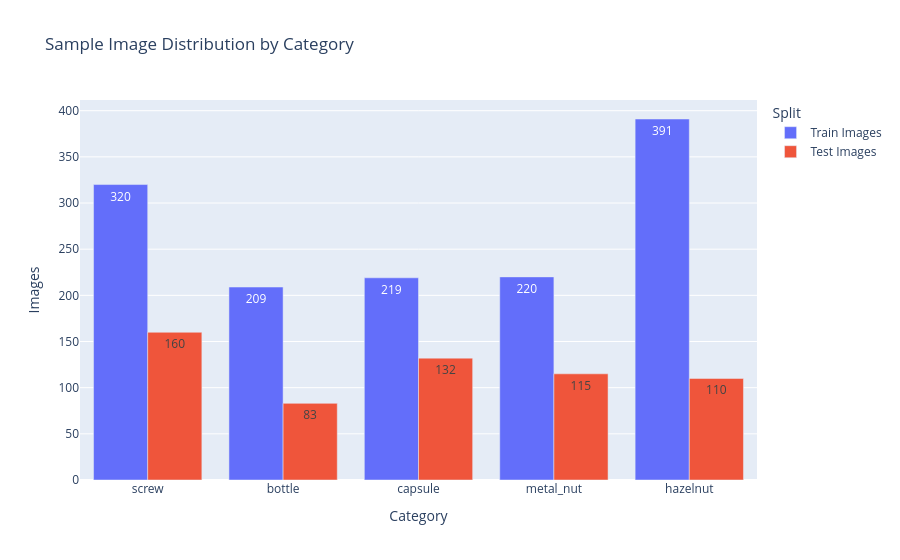

The notebook cell this image was saved under:
### Markdown cell above
## Plotly — Category Distribution

### Code cell
category_distribution_df = summary_df.melt(
    id_vars="Category",
    value_vars=["Train Images", "Test Images"],
    var_name="Split",
    value_name="Images",
)

fig = px.bar(
    category_distribution_df,
    x="Category",
    y="Images",
    color="Split",
    barmode="group",
    text_auto=True,
    title="Sample Image Distribution by Category",
)

fig.update_layout(
    xaxis_title="Category",
    yaxis_title="Images",
)

save_plotly_figure(
    fig,
    "Sample Image Distribution by Category",
)
fig.show()

### Figure 1 — Plotly figure (JSON) as saved in the notebook; plotly's stock layout.template omitted (floating-point values rounded to 4 significant figures)
{"data": [{"alignmentgroup": "True", "hovertemplate": "Split=Train Images<br>Category=%{x}<br>Images=%{y}<extra></extra>", "legendgroup": "Train Images", "marker": {"color": "#636efa", "pattern": {"shape": ""}}, "name": "Train Images", "offsetgroup": "Train Images", "orientation": "v", "showlegend": true, "textposition": "auto", "texttemplate": "%{y}", "type": "bar", "x": ["screw", "bottle", "capsule", "metal_nut", "hazelnut"], "xaxis": "x", "y": [320, 209, 219, 220, 391], "yaxis": "y"}, {"alignmentgroup": "True", "hovertemplate": "Split=Test Images<br>Category=%{x}<br>Images=%{y}<extra></extra>", "legendgroup": "Test Images", "marker": {"color": "#EF553B", "pattern": {"shape": ""}}, "name": "Test Images", "offsetgroup": "Test Images", "orientation": "v", "showlegend": true, "textposition": "auto", "texttemplate": "%{y}", "type": "bar", "x": ["screw", "bottle", "capsule", "metal_nut", "hazelnut"], "xaxis": "x", "y": [160, 83, 132, 115, 110], "yaxis": "y"}], "layout": {"barmode": "group", "legend": {"title": {"text": "Split"}, "tracegroupgap": 0}, "title": {"text": "Sample Image Distribution by Category"}, "xaxis": {"anchor": "y", "domain": [0, 1], "title": {"text": "Category"}}, "yaxis": {"anchor": "x", "domain": [0, 1], "title": {"text": "Images"}}}}
